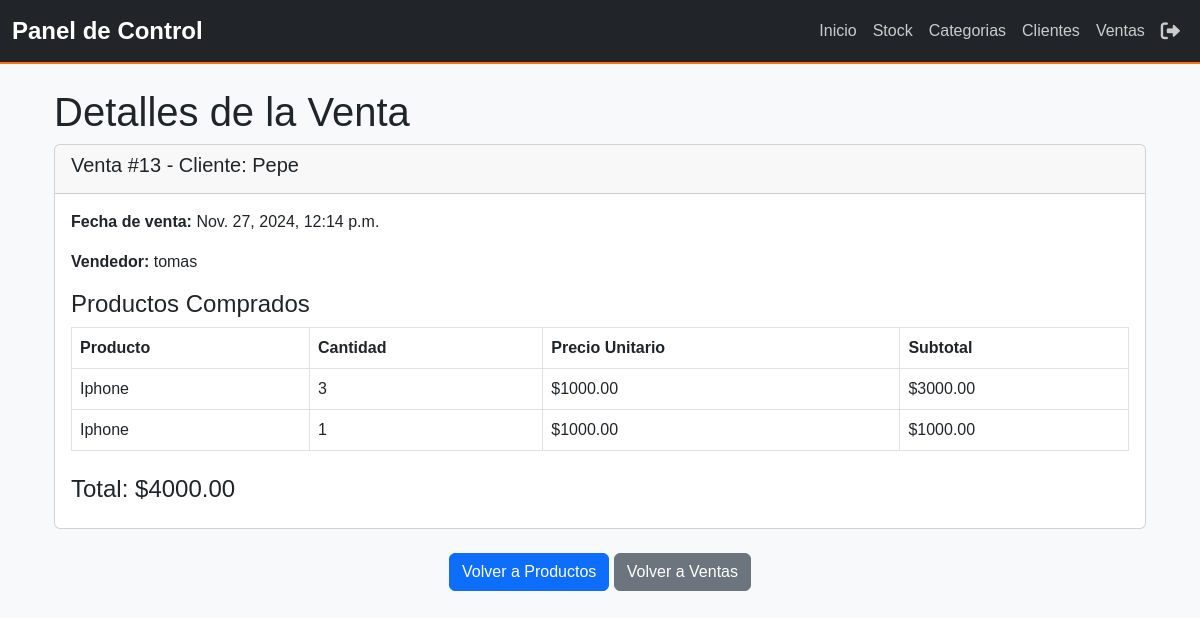
/ventas/13/, run on an earlier commit of the app's database.
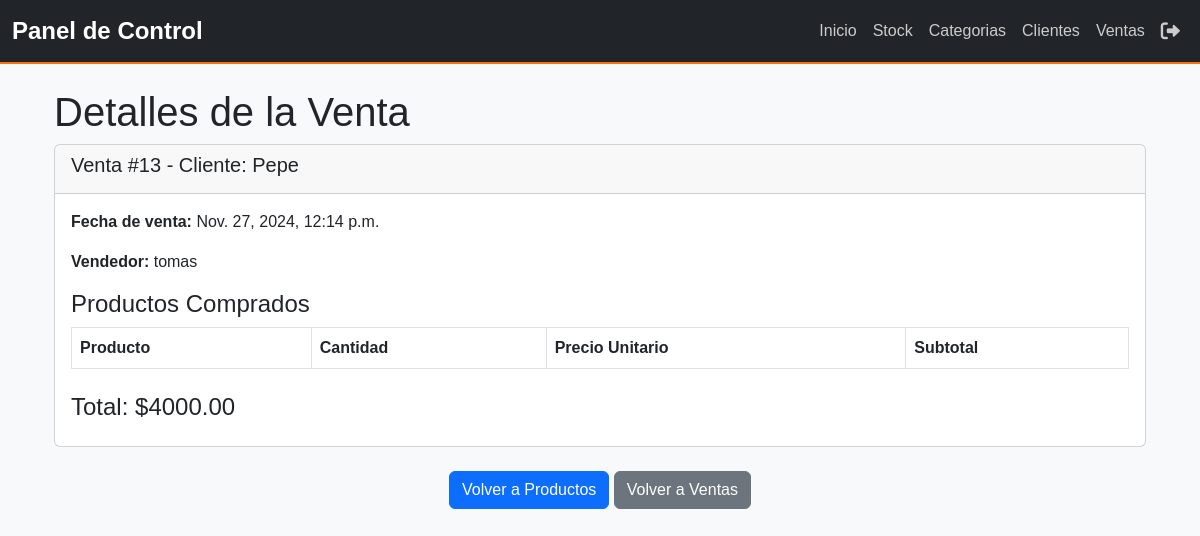
And on a later commit of the database.
### myapp/models.py (models this page shows, shortened)
class DetalleVenta(models.Model):
    venta = models.ForeignKey(Venta, on_delete=models.CASCADE)
    producto = models.ForeignKey(Producto, on_delete=models.CASCADE)
    cantidad = models.PositiveIntegerField()
    precio_unitario = models.DecimalField(max_digits=10, decimal_places=2)
    @property
    def subtotal(self):
        return self.cantidad * self.precio_unitario

class Producto(models.Model):
    titulo = models.CharField(max_length=200)  # Título del producto
    descripcion = models.TextField()  # Descripción del producto
    precio = models.DecimalField(max_digits=10, decimal_places=2)  # Precio del producto
    cantidad = models.PositiveIntegerField()  # Cantidad disponible
    categoria = models.ForeignKey(Categoria, on_delete=models.CASCADE, related_name='productos')
    fecha_creacion = models.DateTimeField(auto_now_add=True)  # Fecha de creación del producto
    ultima_actualizacion = models.DateTimeField(auto_now=True)  # Fecha de última actualización del producto

### myapp/views.py (the view)
# urls.py: path('ventas/<int:pk>/', VentaDetailView.as_view(), name='venta_detail'),
class VentaDetailView(DetailView):
    model = Venta
    template_name = 'ventas/venta_detail.html'
    context_object_name = 'venta'

### myapp/context_processors.py (called while the page is built, shortened)
def user_role(request):
    return {'role': 'Invitado'}

### myapp/templates/ventas/venta_detail.html
{% extends 'base.html' %}
{% block content %}
<div class="container mt-4">
    <h1>Detalles de la Venta</h1>
    <div class="card mb-4">
        <div class="card-header">
            <h5>Venta #{{ venta.id }} - Cliente: {{ venta.cliente.nombre }}</h5>
        </div>
        <div class="card-body">
            <p><strong>Fecha de venta:</strong> {{ venta.fecha_venta }}</p>
            <p><strong>Vendedor:</strong> {{ venta.vendedor }}</p>
            <h4>Productos Comprados</h4>
            <table class="table table-bordered">
                <thead>
                    <tr>
                        <th>Producto</th>
                        <th>Cantidad</th>
                        <th>Precio Unitario</th>
                        <th>Subtotal</th>
                    </tr>
                </thead>
                <tbody>
                    {% for detalle in venta.detalleventa_set.all %}
                    <tr>
                        <td>{{ detalle.producto.titulo }}</td>
                        <td>{{ detalle.cantidad }}</td>
                        <td>${{ detalle.precio_unitario }}</td>
                        <td>${{ detalle.subtotal }}</td>
                    </tr>
                    {% endfor %}
                </tbody>
            </table>
            <div class="mt-4">
                <h4>Total: ${{ venta.total_venta  }}</h4>
            </div>
        </div>
    </div>
    <div class="text-center mt-4">
        <a href="{% url 'producto_list' %}" class="btn btn-primary">Volver a Productos</a>
        <a href="{% url 'venta_list' %}" class="btn btn-secondary">Volver a Ventas</a>
    </div>
</div>
{% endblock %}

What changed in the data, as far as the page shows it:
removed DetalleVenta: producto.titulo "Iphone", cantidad "3", precio_unitario "1000.00", subtotal "3000.00"
removed DetalleVenta: producto.titulo "Iphone", cantidad "1", precio_unitario "1000.00", subtotal "1000.00"
